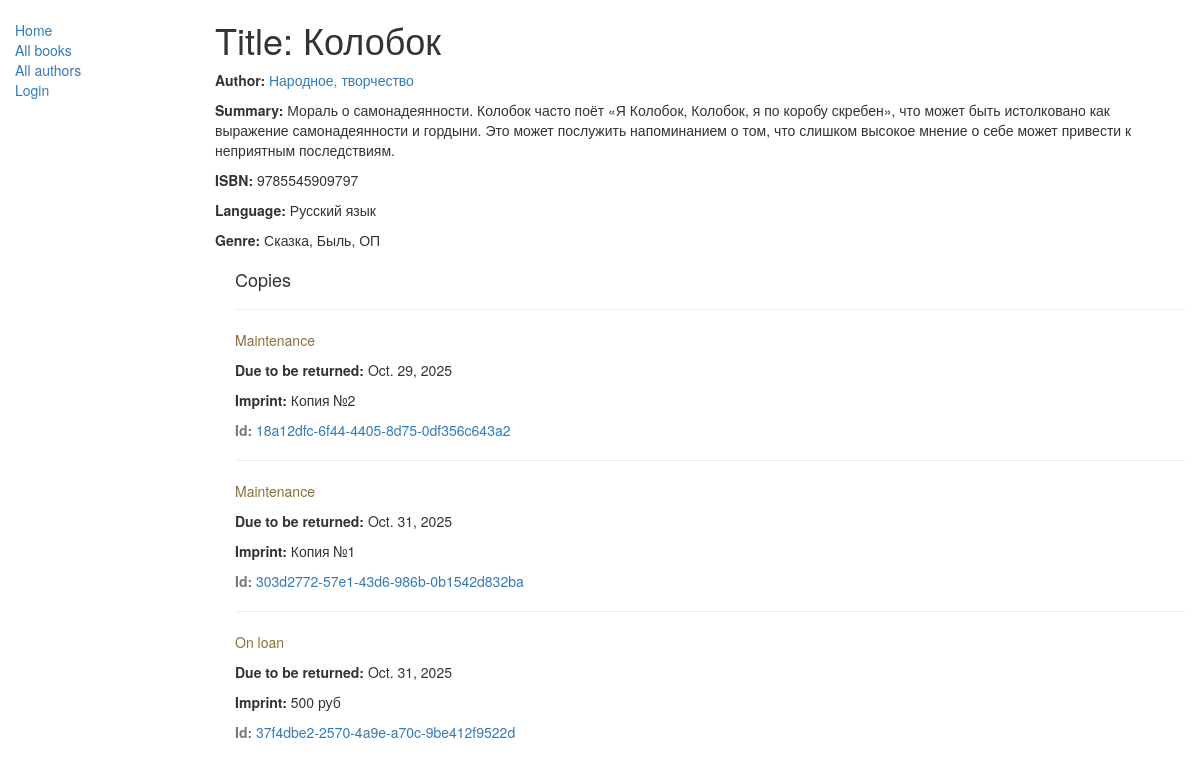
The app's page /catalog/book/1/ with its own data.
### catalog/models.py (models this page shows, shortened)
class Book(models.Model):
    title = models.CharField(max_length=200)
    author = models.ForeignKey('Author', on_delete=models.SET_NULL, null=True)
    summary = models.TextField(max_length=1000, help_text='Описание книги')
    isbn = models.CharField('ISBN', max_length=13, help_text='13 Символов')
    genre = models.ManyToManyField(Genre, help_text='Выбирите жанры книги')
    language = models.ForeignKey('Language', on_delete=models.SET_NULL, null=True)
    def display_genre(self):
        return ', '.join([ genre.name for genre in self.genre.all()[:3]])
    display_genre.short_description = 'Genre'

class Author(models.Model):
    first_name = models.CharField(max_length=200)
    last_name = models.CharField(max_length=200)
    date_of_birth = models.DateField(null=True, blank=True)
    date_of_death = models.DateField('Died', null=True, blank=True)
    def get_absolute_url(self):
        return reverse('author_detail', args=[str(self.id)])
    def __str__(self):
        return '%s, %s' % (self.last_name, self.first_name)

class Language(models.Model):
    name = models.CharField(max_length=50)
    def __str__(self):
        return self.name

class Genre(models.Model):
    name = models.CharField(max_length=200, help_text='Жанр книги(например: Фантастика, Ужасы, Детектив.')
    def __str__(self):
        return self.name

class BookInstance(models.Model):
    id = models.UUIDField(primary_key=True, default=uuid.uuid4, help_text="Уникальный id для именно этой книги во всей библиотеке")
    book = models.ForeignKey('Book', on_delete=models.SET_NULL, null=True)
    imprint = models.CharField(max_length=200)
    borrower = models.ForeignKey(User, on_delete=models.SET_NULL, null=True, blank=True, related_name='borrower')
    due_back = models.DateField(null=True, blank=True)
    LOAN_STATUS = (
        ('m', 'Maintenance'),
        ('o', 'On loan'),
        ('a', 'Available'),
        ('r', 'Reserved'),
    )
    status = models.CharField(max_length=10, choices=LOAN_STATUS, blank=True, default='m', help_text='Состояние книги')
    class Meta:
        ordering = ['due_back']
        permissions = (("can_mark_returned", "Set book as returned"),)

### catalog/views.py (the view)
# urls.py: path('book/<int:pk>/', views.BookDetailView.as_view(), name='book_detail'),
class BookDetailView(generic.DetailView):
    model = Book

### templates/catalog/book_detail.html (shortened to what this page needs)
{% extends "base.html" %}
{% block content %}
<h1>Title: {{ book.title }}</h1>
<p><strong>Author:</strong> <a href="{{ book.author.get_absolute_url }}">{{ book.author }}</a></p>
<p><strong>Summary:</strong> {{ book.summary }}</p>
<p><strong>ISBN:</strong> {{ book.isbn }}</p>
<p><strong>Language:</strong> {{ book.language }}</p>
<p><strong>Genre:</strong> {{ book.genre.all|join:", " }}</p>
<div style="margin-left:20px;margin-top:20px">
<h4>Copies</h4>
{% for copy in book.bookinstance_set.all %}
  <hr>
  <p class="{% if copy.status == 'a' %}text-success{% elif copy.status == 'd' %}text-danger{% else %}text-warning{% endif %}">{{ copy.get_status_display }}</p>
  {% if copy.status != 'a' %}<p><strong>Due to be returned:</strong> {{copy.due_back}}</p>{% endif %}
  <p><strong>Imprint:</strong> {{copy.imprint}}</p>
  <p class="text-muted"><strong>Id:</strong> <a href="{{ copy.get_absolute_url }}">{{copy.id}}</a></p>
{% empty %}
  <p>The library has no copies of this book.</p>
{% endfor %}
</div>
{% endblock %}
{% block sidebar %}
  {{ block.super }}
{% endblock %}

### records on screen
Book: title "Колобок", author "Народное, творчество", summary "Мораль о самонадеянности. Колобок часто поёт «Я Колобок, Колобок, я по коробу скребен», что может быть истолковано как выражение самонадеянности и гордыни. Это может послужить напоминанием о том, что слишком высокое мнение о себе может привести к неприятным последствиям.", isbn "9785545909797", language "Русский язык", genre.all "Сказка, Быль, ОП"
BookInstance: status "Maintenance", due_back "Oct. 29, 2025", imprint "Копия №2", id "18a12dfc-6f44-4405-8d75-0df356c643a2"
BookInstance: status "Maintenance", due_back "Oct. 31, 2025", imprint "Копия №1", id "303d2772-57e1-43d6-986b-0b1542d832ba"
BookInstance: status "On loan", due_back "Oct. 31, 2025", imprint "500 руб", id "37f4dbe2-2570-4a9e-a70c-9be412f9522d"
